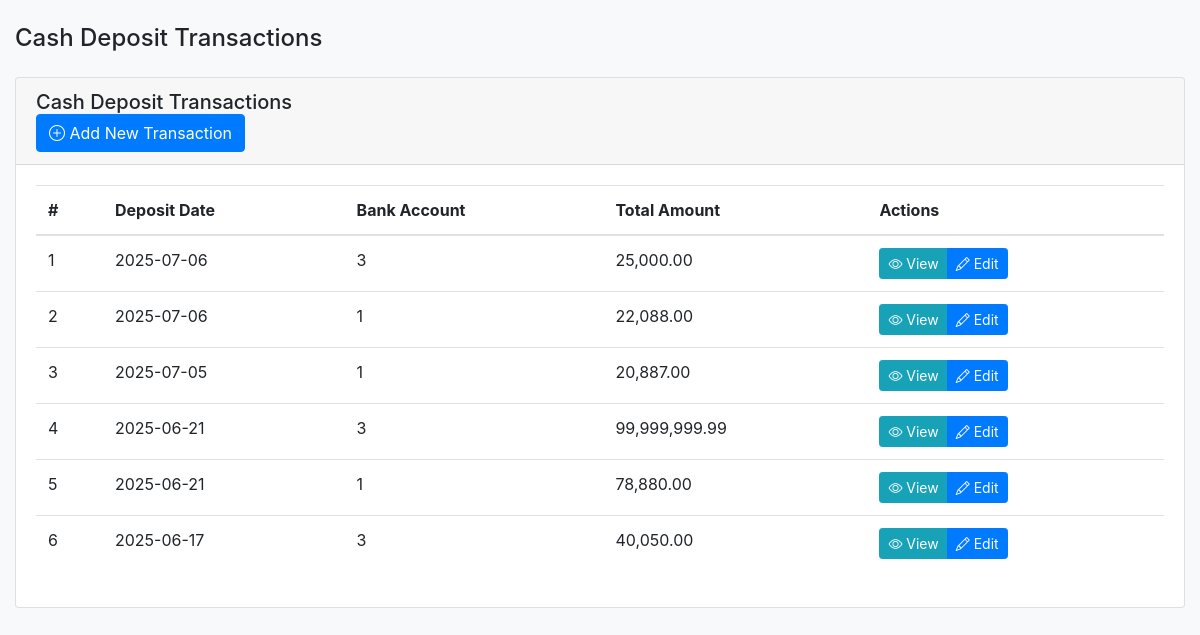
The page /branch/cash_deposit/index.php (signed in) on the database its author committed.
### tables this page shows
CREATE TABLE `cash_deposits` (
  `id` int(11) NOT NULL,
  `branch_id` int(11) DEFAULT NULL,
  `staff_id` int(11) DEFAULT NULL,
  `bank_account_id` int(11) DEFAULT NULL,
  `deposit_date` date DEFAULT NULL,
  `notes_2000` int(11) DEFAULT 0,
  `notes_500` int(11) DEFAULT 0,
  `notes_200` int(11) DEFAULT 0,
  `notes_100` int(11) DEFAULT 0,
  `notes_50` int(11) DEFAULT 0,
  `notes_20` int(11) DEFAULT 0,
  `notes_10` int(11) DEFAULT 0,
  `notes_5` int(11) DEFAULT 0,
  `notes_2` int(11) DEFAULT 0,
  `notes_1` int(11) DEFAULT 0,
  `total_amount` decimal(10,2) DEFAULT 0.00,
  `created_at` timestamp NOT NULL DEFAULT current_timestamp()
);

### branch/cash_deposit/index.php (the view, shortened to what this page needs)
<?php
$user = $_SESSION['branch_user'];
$page_title = 'Cash Deposit Transactions';
$db = new Database();
$conn = $db->getConnection();
$branch_id = $user['branch_id'];
$stmt = $conn->prepare("
    SELECT cd.*,
           cd.bank_account_id AS account_identifier -- Replace with actual identifier column in bank_accounts table if necessary
    FROM cash_deposits cd
    WHERE cd.branch_id = ?
    ORDER BY cd.deposit_date DESC, cd.created_at DESC
");
$stmt->execute([$branch_id]);
$transactions = $stmt->fetchAll(PDO::FETCH_ASSOC);
?>
<!DOCTYPE html>
<html lang="en">
<head>
    <link href="../../assets/css/bootstrap.min.css" rel="stylesheet">
    <link href="../../assets/css/bootstrap-icons.css" rel="stylesheet">
</head>
<body class="bg-light">
    <div class="container-fluid py-4">
        <h4><?php echo $page_title; ?></h4>
        <div class="card mt-4">
            <div class="card-header">
                <h5 class="card-title mb-0">Cash Deposit Transactions</h5>
                <a href="create.php" class="btn btn-primary float-end">
                    <i class="bi bi-plus-circle"></i> Add New Transaction
                </a>
            </div>
            <div class="card-body">
                <?php if (!empty($transactions)): ?>
                <div class="table-responsive">
                    <table class="table table-hover">
                        <thead>
                            <tr>
                                <th>#</th>
                                <th>Deposit Date</th>
                                <th>Bank Account</th>
                                <th>Total Amount</th>
                                <th>Actions</th>
                            </tr>
                        </thead>
                        <tbody>
                            <?php foreach ($transactions as $index => $transaction): ?>
                            <tr>
                                <td><?php echo $index + 1; ?></td>
                                <td><?php echo htmlspecialchars($transaction['deposit_date']); ?></td>
                                <td><?php echo htmlspecialchars($transaction['account_identifier'] ?? 'N/A'); ?></td>
                                <td><?php echo number_format($transaction['total_amount'], 2); ?></td>
                                <td>
                                    <div class="btn-group btn-group-sm">
                                        <a href="view.php?id=<?php echo $transaction['id']; ?>" class="btn btn-info">
                                            <i class="bi bi-eye"></i> View
                                        </a>
                                        <a href="edit.php?id=<?php echo $transaction['id']; ?>" class="btn btn-primary">
                                            <i class="bi bi-pencil"></i> Edit
                                        </a>
                                    </div>
                                </td>
                            </tr>
                            <?php endforeach; ?>
                        </tbody>
                    </table>
                </div>
                <?php else: ?>
                <p class="text-muted">No cash deposit transactions found.</p>
                <?php endif; ?>
            </div>
        </div>
    </div>
</body>
</html>

### rows shown on the page
cash_deposits: deposit_date "2025-07-06", bank_account "3", total_amount "25,000.00"
cash_deposits: deposit_date "2025-07-06", bank_account "1", total_amount "22,088.00"
cash_deposits: deposit_date "2025-07-05", bank_account "1", total_amount "20,887.00"
cash_deposits: deposit_date "2025-06-21", bank_account "3", total_amount "99,999,999.99"
cash_deposits: deposit_date "2025-06-21", bank_account "1", total_amount "78,880.00"
cash_deposits: deposit_date "2025-06-17", bank_account "3", total_amount "40,050.00"

### other values the page prints
$page_title "Cash Deposit Transactions"
